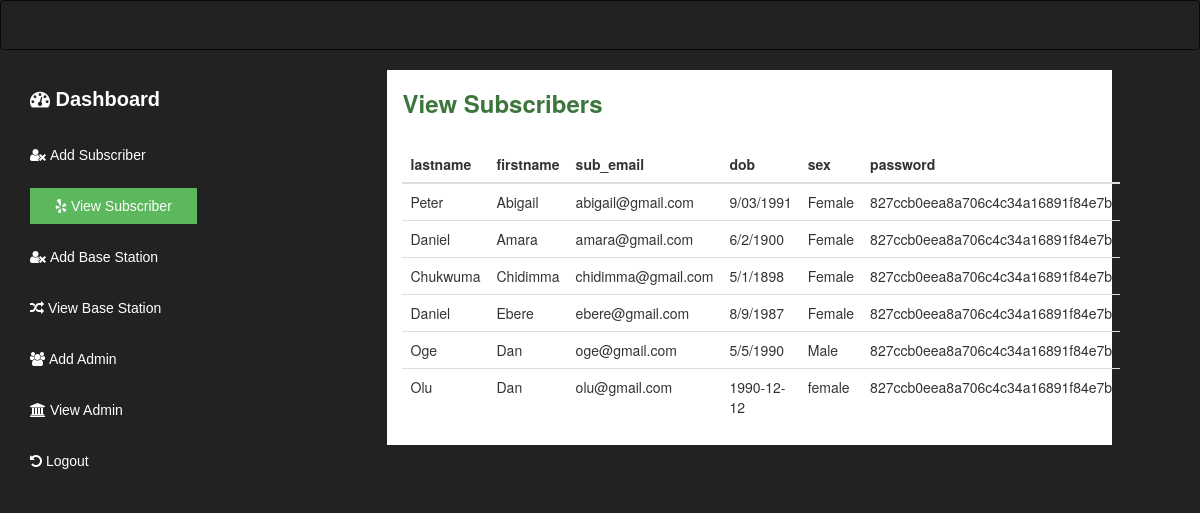
Screenshot of /view-subscriber.php with the database file from the repository.
### tables this page shows
CREATE TABLE `subscriber` (
  `lastname` varchar(100) NOT NULL,
  `firstname` varchar(100) NOT NULL,
  `sub_email` varchar(255) NOT NULL,
  `dob` varchar(100) NOT NULL,
  `sex` varchar(20) NOT NULL,
  `password` varchar(32) NOT NULL
);

### view-subscriber.php (the view, shortened to what this page needs)
<?php include 'core/init.php';  ?>
<!DOCTYPE html>
<html lang="en">
<head>
		<link rel="stylesheet" href="assets/css/font/css/font-awesome.css" />
		<link rel="stylesheet" href="assets/css/bootstrap.css"/>
		<link rel="stylesheet" href="assets/css/style-complete.css"/>
</head>
<body style="background:#222;">
</body>
	<nav class="navbar navbar-inverse"></nav>
	<div class="container-fluid">
		<div class="row" id="mynav">
			<div class="col-md-3">
				<div class="col-sm-12 drop">
					<a href = "admin-home.php" style="color:white;font-size:20px; font-weight: bolder;"><i class="fa fa-dashboard"></i>&nbsp;Dashboard</a>
				</div>
				<div class="col-sm-12 drop">
					<a href="add-subscriber.php" style="color:white;"><i class="fa fa-user-times"></i>&nbsp;Add Subscriber</a>
				</div>
				<div class="col-sm-12 drop">
					<a href="view-subscriber.php" style="color:white;background-color:
#5cb85c;padding:10px 25px;"><i class="fa fa-yelp"></i>&nbsp;View Subscriber</a>
				</div>
				<div class="col-sm-12 drop">
					<a href="add-base.php" style="color:white;"><i class="fa fa-user-times"></i>&nbsp;Add Base Station</a>
				</div>
				<div class="col-sm-12 drop">
					<a href="view-base.php" style="color:white;"><i class="fa fa-random"></i>&nbsp;View Base Station</a>
				</div>
				<div class="col-sm-12 drop">
					<a href="add-admin.php" style="color:white;"><i class="fa fa-users"></i>&nbsp;Add Admin</a>
				</div>
				<div class="col-sm-12 drop">
					<a href="view-admin.php" style="color:white;"><i class="fa fa-university"></i>&nbsp;View Admin</a>
				</div>
				<div class="col-sm-12 drop">
					<a href="logout.php" style="color:white;"><i class="fa fa-undo"></i>&nbsp;Logout</a>
				</div>
			</div>
			<div class="col-md-9">
				<div class="col-sm-10 col-sm-offset-1" style="background-color:white;">
					<div style="margin-bottom: 30px;">
						<h3 class="text-success" style="font-weight: bold;">View Subscribers</h3>
					</div>
					<table class="table table-primary">
						<thead>
							<th>lastname</th>
							<th>firstname</th>
							<th>sub_email</th>
							<th>dob</th>
							<th>sex</th>
							<th>password</th>
						</thead>
						<tbody>
							<?php
							$stm = $pdo->prepare("SELECT * FROM subscriber");
							$stm->execute();
							if ($stm->rowCount() > 0) {
								while($rows = $stm->fetchObject()){
									echo "<tr>";
									echo "<td>$rows->lastname</td>";
									echo "<td>$rows->firstname</td>";
									echo "<td>$rows->sub_email</td>";
									echo "<td>$rows->dob</td>";
									echo "<td>$rows->sex</td>";
									echo "<td>$rows->password</td>";
									echo "</tr>";
								}
							}
							 ?>
						</tbody>
					</table>
				</div>
			</div>
		</div>
	</div>
</body>
</html>

### assets/css/style-complete.css (style rules this page uses)
* { margin: 0; padding: 0; }
#mynav .drop { margin-top:15px; margin-bottom: 15px; }
#mynav .drop a { font-family: sans-serif; font-size: 14px; }

### rows the page displays
subscriber: lastname "Peter", firstname "Abigail", sub_email "abigail@gmail.com", dob "9/03/1991", sex "Female", password "827ccb0eea8a706c4c34a16891f84e7b"
subscriber: lastname "Daniel", firstname "Amara", sub_email "amara@gmail.com", dob "6/2/1900", sex "Female", password "827ccb0eea8a706c4c34a16891f84e7b"
subscriber: lastname "Chukwuma", firstname "Chidimma", sub_email "chidimma@gmail.com", dob "5/1/1898", sex "Female", password "827ccb0eea8a706c4c34a16891f84e7b"
subscriber: lastname "Daniel", firstname "Ebere", sub_email "ebere@gmail.com", dob "8/9/1987", sex "Female", password "827ccb0eea8a706c4c34a16891f84e7b"
subscriber: lastname "Oge", firstname "Dan", sub_email "oge@gmail.com", dob "5/5/1990", sex "Male", password "827ccb0eea8a706c4c34a16891f84e7b"
subscriber: lastname "Olu", firstname "Dan", sub_email "olu@gmail.com", dob "1990-12-12", sex "female", password "827ccb0eea8a706c4c34a16891f84e7b"
